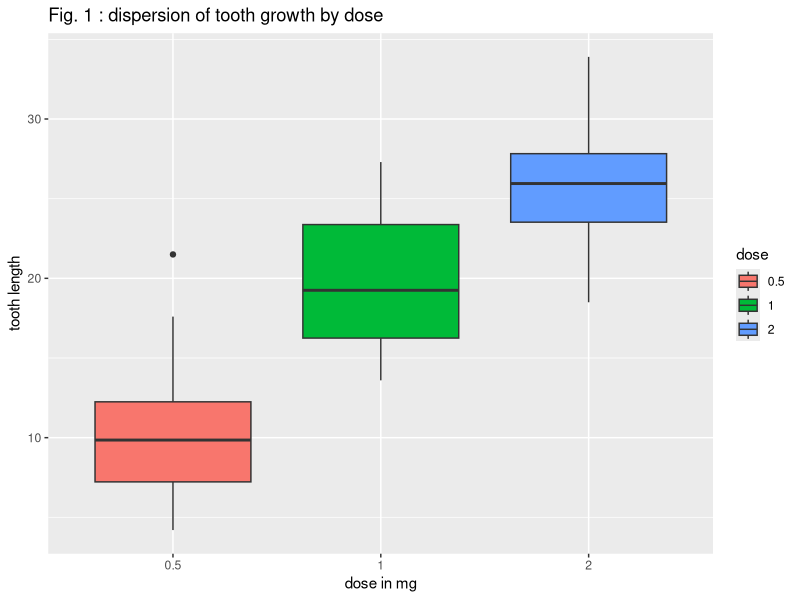
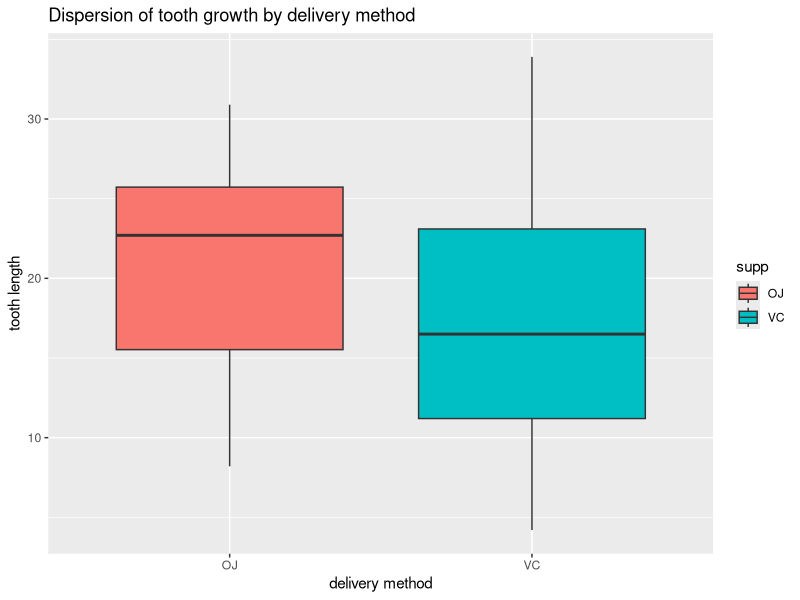

These charts were generated, in order, by the following R code:
## ---- chunk 1
knitr::opts_chunk$set(echo = TRUE)
## ---- chunk 2
library(datasets)
str(ToothGrowth)
## ---- chunk 3
head(ToothGrowth)
## ---- chunk 4
summary(ToothGrowth)
## ---- chunk 5
sum(!complete.cases(ToothGrowth))
## ---- chunk 6
library(ggplot2)
ToothGrowth$dose <- as.factor(ToothGrowth$dose)
p <- ggplot(ToothGrowth, aes(x=dose, y=len,fill=dose)) +  geom_boxplot() +  ggtitle("Fig. 1 : dispersion of tooth growth by dose") + xlab("dose in mg") + ylab("tooth length")
p
## ---- chunk 7
p1 <- ggplot(ToothGrowth, aes(x=supp, y=len,fill=supp)) +  geom_boxplot() +  ggtitle("Dispersion of tooth growth by delivery method") + xlab("delivery method") + ylab("tooth length")
p1
## ---- chunk 8
dose <- ToothGrowth$dose
supp <- ToothGrowth$supp
len <-  ToothGrowth$len

t.test(len[supp == "VC"],len[supp == "OJ"], paired=FALSE)
## ---- chunk 9
t.test(len[dose == 0.5],len[dose == 1], paired=FALSE)
